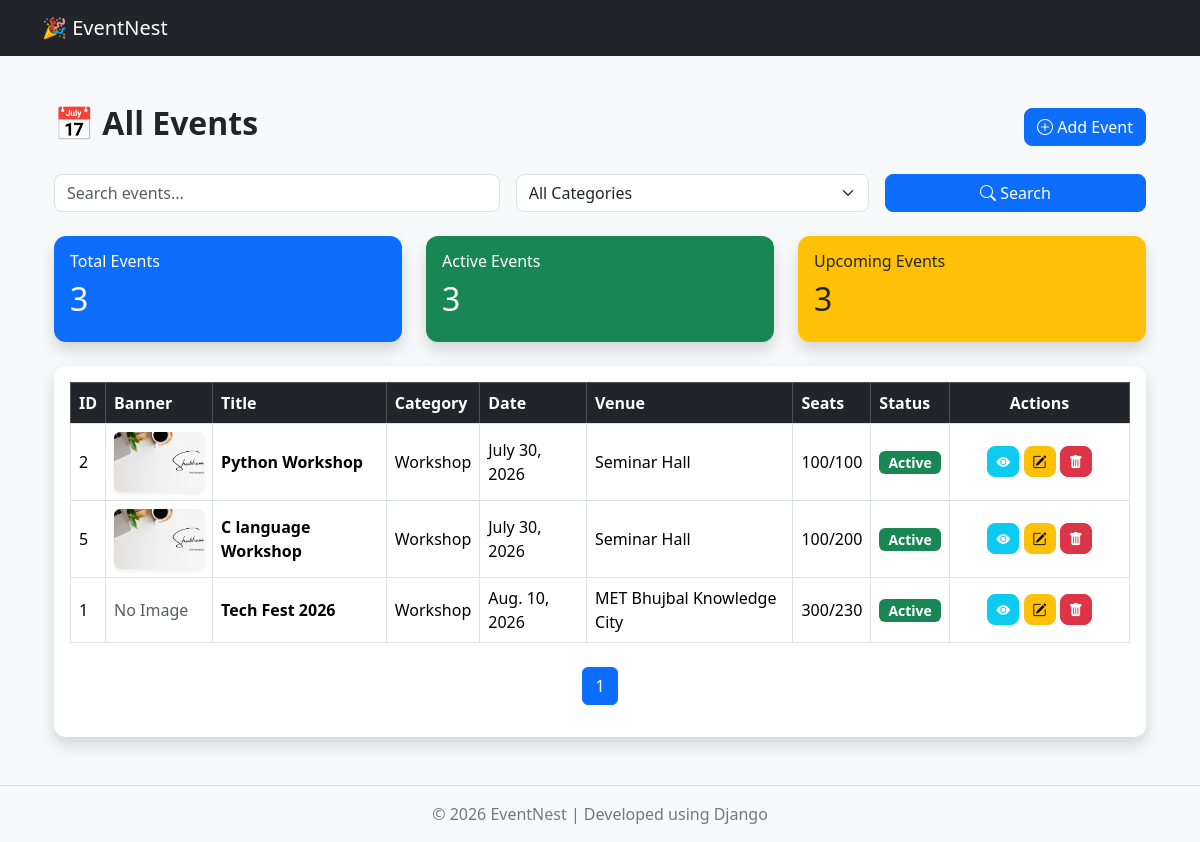
The page /events/?page=2 on the database as committed earlier.
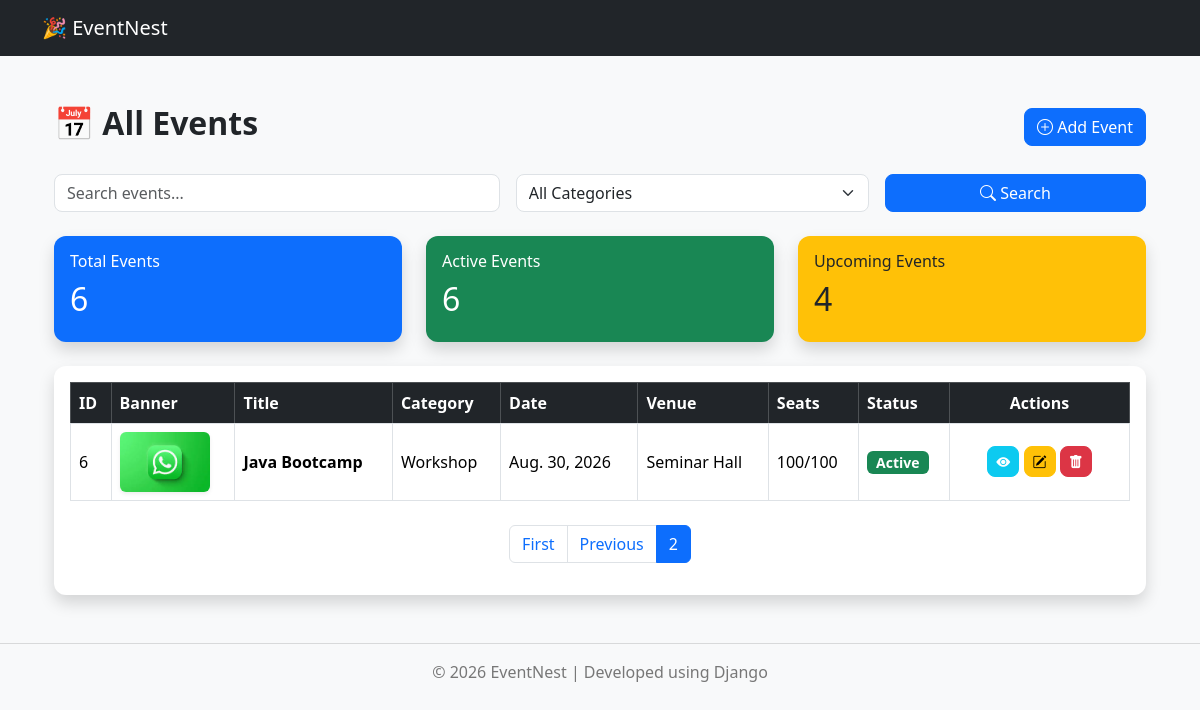
The same page on the database as committed later.
### events/models.py (models this page shows, shortened)
class Event(models.Model):
    CATEGORY_CHOICES = [
        ("Workshop", "Workshop"),
        ("Seminar", "Seminar"),
        ("Hackathon", "Hackathon"),
        ("Competition", "Competition"),
        ("Webinar", "Webinar"),
    ]
    title = models.CharField(
        max_length=200
    )
    description = models.TextField()
    category = models.CharField(
        max_length=50,
        choices=CATEGORY_CHOICES,
        default="Workshop"
    )
    organizer = models.CharField(
        max_length=150
    )
    venue = models.CharField(
        max_length=150
    )
    event_date = models.DateField()
    registration_deadline = models.DateField(
        default=date.today
    )
    start_time = models.TimeField()
    end_time = models.TimeField()
    total_seats = models.PositiveIntegerField(
        default=0
    )
    available_seats = models.PositiveIntegerField(
        default=0
    )
    event_banner = models.ImageField(
        upload_to="events/",
        blank=True,
        null=True
    )
    status = models.BooleanField(
        default=True,
        help_text="True = Active, False = Inactive"
    )
    created_at = models.DateTimeField(
        auto_now_add=True
    )
    updated_at = models.DateTimeField(
        auto_now=True
    )
    class Meta:
        ordering = ["event_date", "start_time"]
        verbose_name = "Event"
        verbose_name_plural = "Events"

### events/views.py (the view, shortened to what this page needs)
# urls.py: path("", views.event_list, name="event_list"),
def event_list(request):
    query = request.GET.get("q", "")
    category = request.GET.get("category", "")
    events = Event.objects.all()
    if category:
        events = events.filter(category=category)
    paginator = Paginator(events, 5)
    page_number = request.GET.get("page")
    page_obj = paginator.get_page(page_number)
    context = {
        "events": page_obj,
        "page_obj": page_obj,
        "query": query,
        "selected_category": category,
        "categories": Event.CATEGORY_CHOICES,
        "total_events": Event.objects.count(),
        "active_events": Event.objects.filter(status=True).count(),
        "upcoming_events": Event.objects.filter(
            event_date__gte=now().date()
        ).count(),
    }
    return render(
        request,
        "events/event_list.html",
        context
    )

### templates/events/event_list.html (shortened to what the changed rows need)
{% extends "base.html" %}
{% block content %}
<div class="container mt-5">
    <div class="d-flex justify-content-between align-items-center mb-4">
        <h2 class="fw-bold">
            📅 All Events
        </h2>
    </div>
         <div class="row mb-4">
            <div class="col-md-4">
            <div class="card shadow border-0 bg-primary text-white">
            <div class="card-body">
            <h6>Total Events</h6>
            <h2>{{ total_events }}</h2>
            </div>
            </div>
            </div>
            <div class="col-md-4">
            <div class="card shadow border-0 bg-success text-white">
            <div class="card-body">
            <h6>Active Events</h6>
            <h2>{{ active_events }}</h2>
            </div>
            </div>
            </div>
            <div class="col-md-4">
            <div class="card shadow border-0 bg-warning text-dark">
            <div class="card-body">
            <h6>Upcoming Events</h6>
            <h2>{{ upcoming_events }}</h2>
            </div>
            </div>
            </div>
            </div>
    <div class="card shadow">
        <div class="card-body">
            <div class="table-responsive">
                <table class="table table-bordered table-hover align-middle">
                    <thead class="table-dark">
                        <tr>
                            <th>ID</th>
                            <th>Banner</th>
                            <th>Title</th>
                            <th>Category</th>
                            <th>Date</th>
                            <th>Venue</th>
                            <th>Seats</th>
                            <th>Status</th>
                            <th class="text-center" width="180">
                                Actions
                            </th>
                        </tr>
                    </thead>
                        <tr>
                    <tbody>
                    {% for event in events %}
                            <td>{{ event.id }}</td>
                            <td>
                                {% if event.event_banner %}
                                    <img src="{{ event.event_banner.url }}"
                                         width="90"
                                         height="60"
                                         class="rounded shadow-sm"
                                         style="object-fit: cover;">
                                {% else %}
                                    <span class="text-muted">
                                        No Image
                                    </span>
                                {% endif %}
                            </td>
                            <td class="fw-semibold">
                                {{ event.title }}
                            </td>
                            <td>
                                {{ event.category }}
                            </td>
                            <td>
                                {{ event.event_date }}
                            </td>
                            <td>
                                {{ event.venue }}
                            </td>
                            <td>
                                {{ event.available_seats }}/{{ event.total_seats }}
                            </td>
                            <td>
                                {% if event.status %}
                                    <span class="badge bg-success">
                                        Active
                                    </span>
                                {% else %}
                                    <span class="badge bg-danger">
                                        Inactive
                                    </span>
                                {% endif %}
                            </td>
                            <td class="text-center">
                                <a href="{% url 'event_detail' event.id %}"
                                   class="btn btn-info btn-sm text-white"
                                   title="View">
                                    <i class="bi bi-eye-fill"></i>
                                </a>
                                <a href="{% url 'edit_event' event.id %}"
                                    class="btn btn-warning btn-sm"
                                    title="Edit">
                                    <i class="bi bi-pencil-square"></i>
                                </a>
                                <a href="{% url 'delete_event' event.id %}"
                                   class="btn btn-danger btn-sm"
                                   title="Delete">
                                    <i class="bi bi-trash-fill"></i>
                                </a>
                            </td>
                        </tr>
                    {% endfor %}
                </table>
                                <nav class="mt-4">
                <ul class="pagination justify-content-center">
                {% if page_obj.has_previous %}
                <li class="page-item">
                <a class="page-link"
                href="?page=1">
                First
                </a>
                </li>
                <li class="page-item">
                <a class="page-link"
                href="?page={{ page_obj.previous_page_number }}">
                Previous
                </a>
                </li>
                {% endif %}
                <li class="page-item active">
                <span class="page-link">
                {{ page_obj.number }}
                </span>
                </li>
                </ul>
                </nav>
            </div>
        </div>
    </div>
</div>
{% endblock %}

Rows that differ between the two databases and show on the page:
no longer on this page (row unchanged): Event: id "2", event_banner (picture), title "Python Workshop", category "Workshop", event_date "July 30, 2026", venue "Seminar Hall", available_seats "100", total_seats "100", status "Active"
no longer on this page (row unchanged): Event: id "5", event_banner (picture), title "C language Workshop", category "Workshop", event_date "July 30, 2026", venue "Seminar Hall", available_seats "100", total_seats "200", status "Active"
no longer on this page (row unchanged): Event: id "1", event_banner "No Image", title "Tech Fest 2026", category "Workshop", event_date "Aug. 10, 2026", venue "MET Bhujbal Knowledge City", available_seats "300", total_seats "230", status "Active"
added Event: id "6", event_banner (picture), title "Java Bootcamp", category "Workshop", event_date "Aug. 30, 2026", venue "Seminar Hall", available_seats "100", total_seats "100", status "Active"
Other text that changed with them:
{{ total_events }}: "3" → "6"
{{ active_events }}: "3" → "6"
{{ upcoming_events }}: "3" → "4"
{{ page_obj.number }}: "1" → "2"
text now shown: "First Previous"
